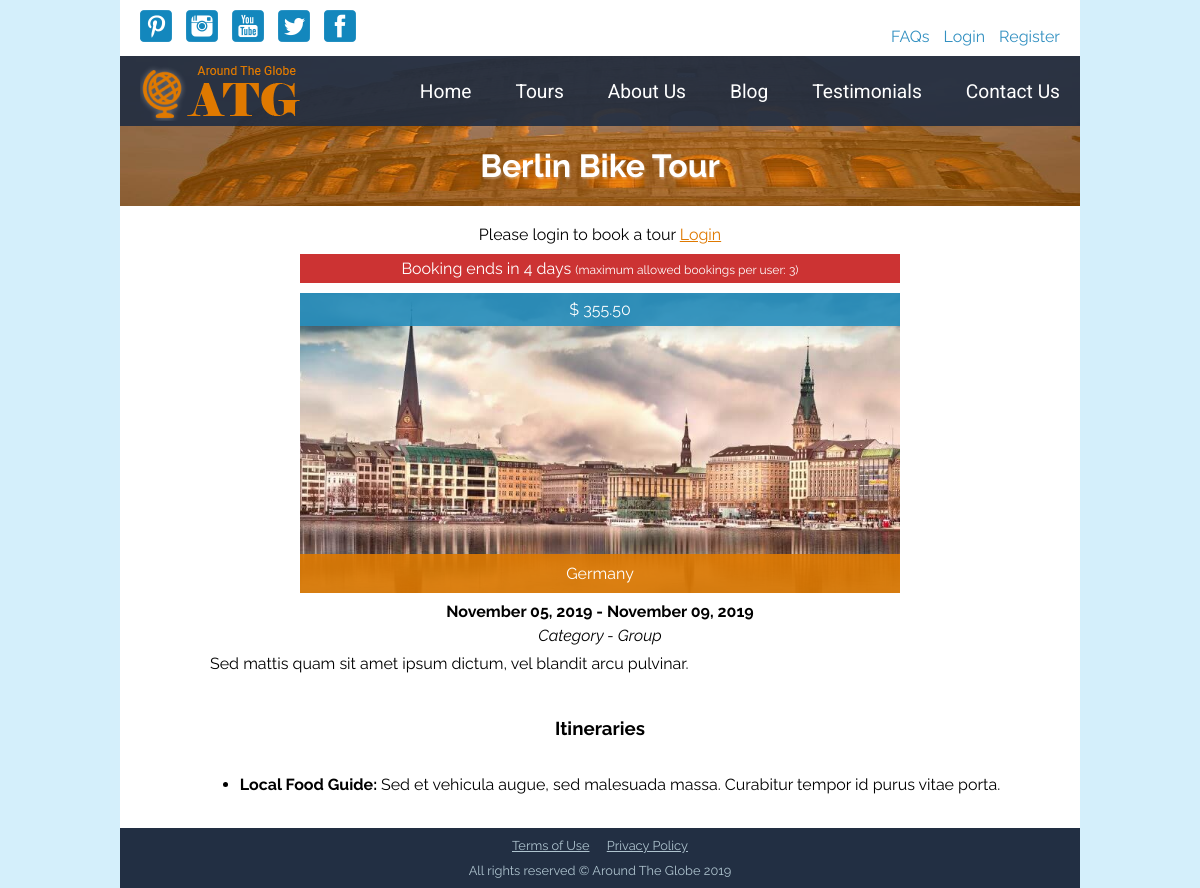
Page /single_tour.php?tour_id=2 on the committed database.
### tables this page shows
CREATE TABLE `tours` (
  `tour_id` int(11) NOT NULL AUTO_INCREMENT,
  `title` varchar(255) NOT NULL,
  `category_id` int(11) NOT NULL,
  `featured_image` varchar(255) NOT NULL,
  `thumbnail_image` varchar(255) NOT NULL,
  `description` text NOT NULL,
  `country` varchar(20) NOT NULL,
  `from_date` date NOT NULL,
  `to_date` date NOT NULL,
  `price` decimal(5,2) NOT NULL,
  `booking_ends` date NOT NULL,
  `bookings_available` int(3) NOT NULL,
  `max_allowed_bookings` int(1) NOT NULL,
  `is_featured` tinyint(1) NOT NULL DEFAULT '0',
  `is_published` tinyint(1) NOT NULL DEFAULT '0',
  `created_at` datetime NOT NULL DEFAULT CURRENT_TIMESTAMP,
  `updated_at` datetime DEFAULT NULL,
  PRIMARY KEY (`tour_id`)
);

CREATE TABLE `categories` (
  `category_id` int(11) NOT NULL AUTO_INCREMENT,
  `name` varchar(60) NOT NULL,
  `description` text,
  `created_at` datetime NOT NULL DEFAULT CURRENT_TIMESTAMP,
  `updated_at` datetime DEFAULT NULL,
  PRIMARY KEY (`category_id`)
);

CREATE TABLE `itineraries` (
  `itinerary_id` int(11) NOT NULL AUTO_INCREMENT,
  `name` varchar(100) NOT NULL,
  `description` text,
  `created_at` datetime NOT NULL DEFAULT CURRENT_TIMESTAMP,
  `updated_at` datetime DEFAULT NULL,
  PRIMARY KEY (`itinerary_id`)
);

### autoloaders.php (called while the page is built, shortened)
<?php
$autoload = function ($class){
	$prefix = "App\\";
	$base_dir = __DIR__ . '/classes/';
	$len = strlen($prefix);
	$sub_class = substr($class, $len);
	$file = $base_dir . str_replace('\\', '/', $sub_class) . '.php';
};

### classes/TourModel.php (called while the page is built, shortened)
<?php
class TourModel extends Model
{
	protected $table = 'tours';
	protected $key = 'tour_id';
	public function one($id)
	{
		$query = "SELECT
					tours.*,
					categories.name as category
					FROM
					{$this->table}
					JOIN
					categories USING(category_id)
					WHERE
					{$this->key} = :id";
		$params = array(':id' => $id);
		$stmt = static::$dbh->prepare($query);
		$stmt->execute($params);
		return $stmt->fetch(\PDO::FETCH_ASSOC);
	}
}

### app/functions.php (called while the page is built, shortened)
<?php
	function esc($string)
	{
		return htmlentities($string, null, "UTF-8");
	}
	function esc_attr($string)
	{
		return htmlentities($string, ENT_QUOTES, "UTF-8");
	}

### classes/ItinerariesModel.php (called while the page is built, shortened)
<?php
class ItinerariesModel extends Model
{
	public function tourItineraries($tour_id)
	{
		$query = "SELECT
					itineraries.*
					FROM
					itineraries
					JOIN
					itineraries_tours USING(itinerary_id)
					WHERE
					itineraries_tours.tour_id = :tour_id
					ORDER BY
					itineraries.name";
		$stmt = static::$dbh->prepare($query);
		$params = array(':tour_id' => $tour_id);
		$stmt->execute($params);
		return $stmt->fetchAll(\PDO::FETCH_ASSOC);
	}
}

### public/single_tour.php (the view, shortened to what this page needs)
<?php
    $obj_tour = new TourModel;
    $single_tour = $obj_tour->one($_GET['tour_id']);
    $obj_itineraries = new ItinerariesModel;
    $tour_itineraries = $obj_itineraries->tourItineraries($single_tour['tour_id']);
    require '../inc/head.inc.php';
    require '../inc/header.inc.php';
?>
      <main>
        <div id="hero">
          <img src="images/banner.jpg" alt="banner image">
          <div>
            <h1><?=esc($single_tour['title'])?></h1>
          </div>
        </div>
        <div class="tour_container">
          <div class="tour_box">
            <?php if($_SESSION['logged_in']) : ?>
              <form action="add_to_cart.php" method="post">
                  <input type="hidden" name="tour_id" value="<?=esc_attr($single_tour['tour_id'])?>">
                  <div class="quantity">
                    <label>Quantity</label>
                    <select name="quantity">
                      <?php
                        $max = $single_tour['max_allowed_bookings'];
                        for ($i=1; $i <= $max ; $i++) :
                      ?>
                        <option value="<?=esc_attr($i)?>"><?=esc($i)?></option>
                      <?php endfor; ?>
                    </select>
                  </div>
                  <button type="submit" id="book_now">Add to Cart</button>
              </form>
            <?php else : ?>
              Please login to book a tour <a class="login" href="login.php">Login</a>
            <?php endif; ?>
            <p class="warn">
              <?php
                  $obj_from_date = date_create($single_tour['from_date']);
                  $obj_to_date = date_create($single_tour['to_date']);
                  $difference = date_diff($obj_from_date, $obj_to_date);
                  $days = $difference->format('%a');
                  $booking_ends = "Booking ends in $days days";
                  echo esc($booking_ends);
              ?>
              <span class="small">
                (maximum allowed bookings per user: <?=esc($single_tour['max_allowed_bookings'])?>)
              </span>
            </p>
            <div class="img">
              <img src="images/uploads/tours/featured/<?=esc_attr($single_tour['featured_image'])?>" alt="<?=esc_attr($single_tour['featured_image'])?>">
              <span class="rate">
                <?php
                  $price = '$ ' . $single_tour['price'];
                  echo esc($price);
                ?>
              </span>
              <span class="more country"><a href="#"><?=esc($single_tour['country'])?></a></span>
            </div>
            <div class="description">
              <p>
                <strong>
                  <?php
                      $formatted_from_date = date('F d, Y', strtotime($single_tour['from_date']));
                      $formatted_to_date = date('F d, Y', strtotime($single_tour['to_date']));
                      $duration = $formatted_from_date . ' - ' . $formatted_to_date;
                      echo esc($duration);
                  ?>
                </strong>
              </p>
              <p>
                <em>
                  <?php
                    $category = 'Category - ' . $single_tour['category'];
                    echo esc($category);
                  ?>
                </em>
              </p>
              <p class="justify">
                <?=esc($single_tour['description'])?>
              </p>
              <h3>Itineraries</h3>
              <?php if(count($tour_itineraries) > 0) : ?>
                <ul>
                  <?php foreach ($tour_itineraries as $itinerary) : ?>
                    <li>
                      <strong><?=esc($itinerary['name'])?>: </strong>
                      <span><?=esc($itinerary['description'])?></span>
                    </li>
                  <?php endforeach; ?>
                </ul>
              <?php else : ?>
                <p>There is no itinerary assigned to this tour.</p>
              <?php endif; ?>
            </div>
          </div>
        </div>
      </main>
      <?php
          require '../inc/footer.inc.php';
      ?>

### public/css/style.css (style rules this page uses)
body { margin: 0; background-color: #d4effb; font-size: 16px; font-family: 'Raleway', Tahoma, sans-serif; }
main { background-color: #fff; }
main div#hero { position: relative; }
main div#hero img { width: 960px; height: 393px; display: inline-block; }

### public/css/mobile.css (style rules this page uses)
body { margin: 0; font-size: 16px; font-family: 'Raleway', Tahoma, sans-serif; }
main div#hero { position: relative; }
main div#hero img { max-width: 100%; height: auto; min-height: 300px; }

### public/css/print.css (style rules this page uses)
body { margin: 0; background-color: #d4effb; font-size: 16px; font-family: 'Raleway', Tahoma, sans-serif; }
main { background-color: #fff; }
main div#hero { position: relative; }
main div#hero img { width: 960px; height: 393px; display: inline-block; }

### rows in the picture
tours: title "Berlin Bike Tour", booking_ends "Booking ends in 4 days", max_allowed_bookings "3", featured_image (picture), price "$ 355.50", country "Germany", duration "November 05, 2019 - November 09, 2019", category.name "Category - Group", description "Sed mattis quam sit amet ipsum dictum, vel blandit arcu pulvinar."
itineraries: name "Local Food Guide", description "Sed et vehicula augue, sed malesuada massa. Curabitur tempor id purus vitae porta."
